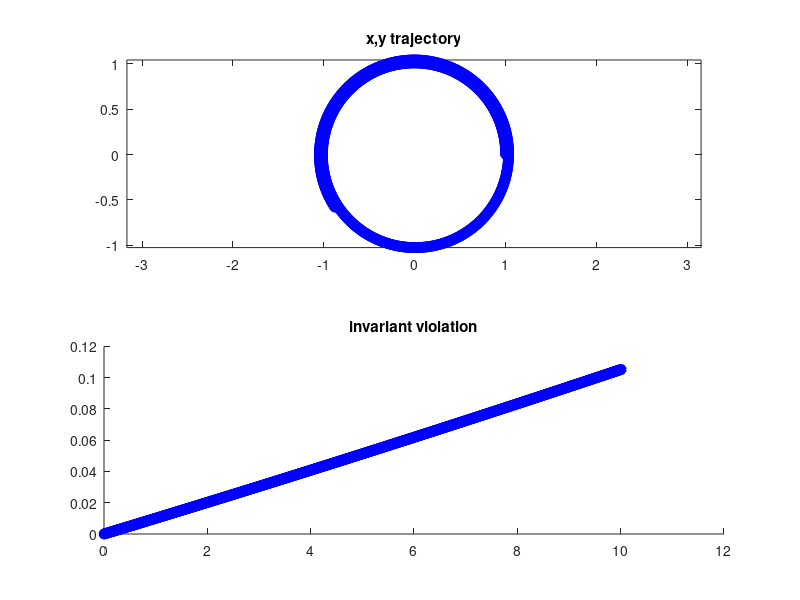

Recreate this plot in MATLAB.
%
% Solve the ODE
%
% x' = -y
% y' = x
%
% using explicit Euler
%
% x(k+1) = x(k)-dt*y(k)
% y(k+1) = y(k)+dt*x(k)
%
T_max = 10;
%
% mesh point
%
%
% set initial data
%
t = [0];
x = [1];
y = [0];
%
% Advance
%
dt = 0.01;
while t(end) < T_max
  t1 = t(end) + dt;
  x1 = x(end) - dt*y(end);
  y1 = y(end) + dt*x(end);
  % append solution
  t(end+1) = t1;
  x(end+1) = x1;
  y(end+1) = y1;
end
%
% plot
%
close all;
subplot(2,1,1);
% plot a red circle with the exact solution
hold off
tt = 0:pi/100:2*pi;
xx = cos(tt);
yy = sin(tt);
plot( xx, yy, '-', 'LineWidth', 1, 'Color', 'red' );

% plot a blue dotted line with the numerical solution
hold on
plot( x, y, '-o', 'LineWidth', 2, 'Color', 'blue' );
axis equal
title('x,y trajectory')

subplot(2,1,2);
% plot a blue dotted line with the integral invariant error
hold on
err = x.^2+y.^2-1;
plot( t, err, '-o', 'LineWidth', 2, 'Color', 'blue' );
title('invariant violation');
